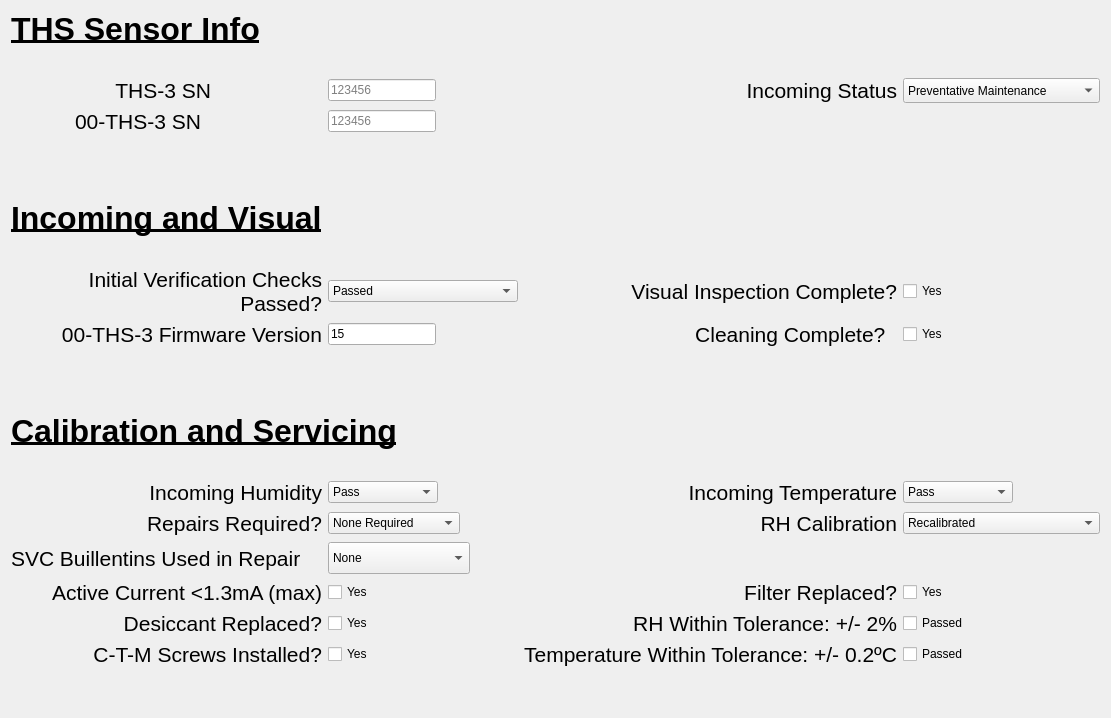
            <widget class="QWidget" name="THS_scroll_area_contents">
             <property name="geometry">
              <rect>
               <x>0</x>
               <y>0</y>
               <width>1012</width>
               <height>718</height>
              </rect>
             </property>
             <layout class="QGridLayout" name="gridLayout_15">
              <item row="13" column="2">
               <widget class="QLabel" name="label_193">
                <property name="font">
                 <font>
                  <pointsize>16</pointsize>
                 </font>
                </property>
                <property name="text">
                 <string>RH Calibration</string>
                </property>
                <property name="alignment">
                 <set>Qt::AlignRight|Qt::AlignTrailing|Qt::AlignVCenter</set>
                </property>
               </widget>
              </item>
              <item row="6" column="0">
               <spacer name="verticalSpacer_55">
                <property name="orientation">
                 <enum>Qt::Vertical</enum>
                </property>
                <property name="sizeHint" stdset="0">
                 <size>
                  <width>20</width>
                  <height>10</height>
                 </size>
                </property>
               </spacer>
              </item>
              <item row="3" column="1">
               <widget class="QLineEdit" name="ths_module_sn">
                <property name="sizePolicy">
                 <sizepolicy hsizetype="Fixed" vsizetype="Fixed">
                  <horstretch>0</horstretch>
                  <verstretch>0</verstretch>
                 </sizepolicy>
                </property>
                <property name="placeholderText">
                 <string>123456</string>
                </property>
               </widget>
              </item>
              <item row="2" column="1">
               <widget class="QLineEdit" name="ths_sn">
                <property name="sizePolicy">
                 <sizepolicy hsizetype="Fixed" vsizetype="Fixed">
                  <horstretch>0</horstretch>
                  <verstretch>0</verstretch>
                 </sizepolicy>
                </property>
                <property name="placeholderText">
                 <string>123456</string>
                </property>
               </widget>
              </item>
              <item row="15" column="1">
               <widget class="QCheckBox" name="ths_active_current">
                <property name="text">
                 <string>Yes</string>
                </property>
               </widget>
              </item>
              <item row="15" column="0">
               <widget class="QLabel" name="label_189">
                <property name="font">
                 <font>
                  <pointsize>16</pointsize>
                 </font>
                </property>
                <property name="text">
                 <string>Active Current &lt;1.3mA (max)</string>
                </property>
                <property name="alignment">
                 <set>Qt::AlignRight|Qt::AlignTrailing|Qt::AlignVCenter</set>
                </property>
               </widget>
              </item>
              <item row="12" column="3">
               <widget class="QComboBox" name="ths_incoming_temp">
                <property name="sizePolicy">
                 <sizepolicy hsizetype="Fixed" vsizetype="Fixed">
                  <horstretch>0</horstretch>
                  <verstretch>0</verstretch>
                 </sizepolicy>
                </property>
                <item>
                 <property name="text">
                  <string>Pass</string>
                 </property>
                </item>
                <item>
                 <property name="text">
                  <string>Fail</string>
                 </property>
                </item>
                <item>
                 <property name="text">
                  <string>Unable to Test</string>
                 </property>
                </item>
               </widget>
              </item>
              <item row="17" column="0">
               <widget class="QLabel" name="label_192">
                <property name="font">
                 <font>
                  <pointsize>16</pointsize>
                 </font>
                </property>
                <property name="text">
                 <string>C-T-M Screws Installed?</string>
                </property>
                <property name="alignment">
                 <set>Qt::AlignRight|Qt::AlignTrailing|Qt::AlignVCenter</set>
                </property>
               </widget>
              </item>
              <item row="13" column="0">
               <widget class="QLabel" name="label_194">
                <property name="font">
                 <font>
                  <pointsize>16</pointsize>
                 </font>
                </property>
                <property name="text">
                 <string>Repairs Required?</string>
                </property>
                <property name="alignment">
                 <set>Qt::AlignRight|Qt::AlignTrailing|Qt::AlignVCenter</set>
                </property>
               </widget>
              </item>
              <item row="9" column="0">
               <spacer name="verticalSpacer_59">
                <property name="orientation">
                 <enum>Qt::Vertical</enum>
                </property>
                <property name="sizeHint" stdset="0">
                 <size>
                  <width>20</width>
                  <height>60</height>
                 </size>
                </property>
               </spacer>
              </item>
              <item row="16" column="3">
               <widget class="QCheckBox" name="ths_rh_calibration_pass">
                <property name="text">
                 <string>Passed</string>
                </property>
               </widget>
              </item>
              <item row="5" column="0">
               <widget class="QLabel" name="label_195">
                <property name="font">
                 <font>
                  <pointsize>24</pointsize>
                  <bold>true</bold>
                  <underline>true</underline>
                 </font>
                </property>
                <property name="text">
                 <string>Incoming and Visual</string>
                </property>
               </widget>
              </item>
              <item row="0" column="0">
               <widget class="QLabel" name="label_197">
                <property name="font">
                 <font>
                  <pointsize>24</pointsize>
                  <bold>true</bold>
                  <underline>true</underline>
                 </font>
                </property>
                <property name="text">
                 <string>THS Sensor Info</string>
                </property>
               </widget>
              </item>
              <item row="2" column="2">
               <widget class="QLabel" name="label_198">
                <property name="font">
                 <font>
                  <pointsize>16</pointsize>
                 </font>
                </property>
                <property name="text">
                 <string>Incoming Status</string>
                </property>
                <property name="alignment">
                 <set>Qt::AlignRight|Qt::AlignTrailing|Qt::AlignVCenter</set>
                </property>
               </widget>
              </item>
              <item row="8" column="1">
               <widget class="QLineEdit" name="ths_module_fw">
                <property name="sizePolicy">
                 <sizepolicy hsizetype="Fixed" vsizetype="Fixed">
                  <horstretch>0</horstretch>
                  <verstretch>0</verstretch>
                 </sizepolicy>
                </property>
                <property name="text">
                 <string>15</string>
                </property>
               </widget>
              </item>
              <item row="3" column="0">
               <widget class="QLabel" name="label_2">
                <property name="sizePolicy">
                 <sizepolicy hsizetype="Preferred" vsizetype="Preferred">
                  <horstretch>0</horstretch>
                  <verstretch>0</verstretch>
                 </sizepolicy>
                </property>
                <property name="maximumSize">
                 <size>
                  <width>190</width>
                  <height>16777215</height>
                 </size>
                </property>
                <property name="font">
                 <font>
                  <pointsize>16</pointsize>
                 </font>
                </property>
                <property name="text">
                 <string>00-THS-3 SN</string>
                </property>
                <property name="alignment">
                 <set>Qt::AlignRight|Qt::AlignTrailing|Qt::AlignVCenter</set>
                </property>
               </widget>
              </item>
              <item row="13" column="1">
               <widget class="QComboBox" name="ths_repairs_required">
                <property name="sizePolicy">
                 <sizepolicy hsizetype="Fixed" vsizetype="Fixed">
                  <horstretch>0</horstretch>
                  <verstretch>0</verstretch>
                 </sizepolicy>
                </property>
                <item>
                 <property name="text">
                  <string>None Required</string>
                 </property>
                </item>
                <item>
                 <property name="text">
                  <string>Repairs Preformed</string>
                 </property>
                </item>
               </widget>
              </item>
              <item row="16" column="2">
               <widget class="QLabel" name="label_199">
                <property name="font">
                 <font>
                  <pointsize>16</pointsize>
                  <bold>false</bold>
                 </font>
                </property>
                <property name="text">
                 <string>RH Within Tolerance: +/- 2%</string>
                </property>
                <property name="alignment">
                 <set>Qt::AlignRight|Qt::AlignTrailing|Qt::AlignVCenter</set>
                </property>
               </widget>
              </item>
              <item row="17" column="3">
               <widget class="QCheckBox" name="ths_temp_calibration">
                <property name="text">
                 <string>Passed</string>
                </property>
               </widget>
              </item>
              <item row="18" column="0">
               <spacer name="verticalSpacer_54">
                <property name="orientation">
                 <enum>Qt::Vertical</enum>
                </property>
                <property name="sizeHint" stdset="0">
                 <size>
                  <width>20</width>
                  <height>40</height>
                 </size>
                </property>
               </spacer>
              </item>
              <item row="11" column="0">
               <spacer name="verticalSpacer_60">
                <property name="orientation">
                 <enum>Qt::Vertical</enum>
                </property>
                <property name="sizeHint" stdset="0">
                 <size>
                  <width>20</width>
                  <height>10</height>
                 </size>
                </property>
               </spacer>
              </item>
              <item row="14" column="1">
               <widget class="QComboBox" name="ths_builentins_used">
                <property name="sizePolicy">
                 <sizepolicy hsizetype="Fixed" vsizetype="Fixed">
                  <horstretch>0</horstretch>
                  <verstretch>0</verstretch>
                 </sizepolicy>
                </property>
                <property name="minimumSize">
                 <size>
                  <width>100</width>
                  <height>32</height>
                 </size>
                </property>
                <item>
                 <property name="text">
                  <string>None</string>
                 </property>
                </item>
                <item>
                 <property name="text">
                  <string>Yes- See Comments</string>
                 </property>
                </item>
               </widget>
              </item>
              <item row="7" column="3">
               <widget class="QCheckBox" name="ths_visual">
                <property name="text">
                 <string>Yes</string>
                </property>
               </widget>
              </item>
              <item row="16" column="1">
               <widget class="QCheckBox" name="ths_desiccant">
                <property name="text">
                 <string>Yes</string>
                </property>
               </widget>
              </item>
              <item row="17" column="2">
               <widget class="QLabel" name="label_200">
                <property name="font">
                 <font>
                  <pointsize>16</pointsize>
                 </font>
                </property>
                <property name="text">
                 <string>Temperature Within Tolerance: +/- 0.2ºC</string>
                </property>
                <property name="alignment">
                 <set>Qt::AlignRight|Qt::AlignTrailing|Qt::AlignVCenter</set>
                </property>
               </widget>
              </item>
              <item row="8" column="0">
               <widget class="QLabel" name="label_196">
                <property name="font">
                 <font>
                  <pointsize>16</pointsize>
                 </font>
                </property>
                <property name="text">
                 <string>00-THS-3 Firmware Version</string>
                </property>
                <property name="alignment">
                 <set>Qt::AlignRight|Qt::AlignTrailing|Qt::AlignVCenter</set>
                </property>
               </widget>
              </item>
              <item row="2" column="0">
               <widget class="QLabel" name="label">
                <property name="maximumSize">
                 <size>
                  <width>200</width>
                  <height>16777215</height>
                 </size>
                </property>
                <property name="font">
                 <font>
                  <pointsize>16</pointsize>
                 </font>
                </property>
                <property name="text">
                 <string>THS-3 SN</string>
                </property>
                <property name="alignment">
                 <set>Qt::AlignRight|Qt::AlignTrailing|Qt::AlignVCenter</set>
                </property>
               </widget>
              </item>
              <item row="12" column="0">
               <widget class="QLabel" name="label_201">
                <property name="font">
                 <font>
                  <pointsize>16</pointsize>
                 </font>
                </property>
                <property name="text">
                 <string>Incoming Humidity</string>
                </property>
                <property name="alignment">
                 <set>Qt::AlignRight|Qt::AlignTrailing|Qt::AlignVCenter</set>
                </property>
               </widget>
              </item>
              <item row="7" column="1">
               <widget class="QComboBox" name="ths_initial_verification">
                <property name="sizePolicy">
                 <sizepolicy hsizetype="Fixed" vsizetype="Fixed">
                  <horstretch>0</horstretch>
                  <verstretch>0</verstretch>
                 </sizepolicy>
                </property>
                <item>
                 <property name="text">
                  <string>Passed</string>
                 </property>
                </item>
                <item>
                 <property name="text">
                  <string>Failed - Explain in Comments</string>
                 </property>
                </item>
               </widget>
              </item>
              <item row="12" column="1">
               <widget class="QComboBox" name="ths_incoming_rh">
                <property name="sizePolicy">
                 <sizepolicy hsizetype="Fixed" vsizetype="Fixed">
                  <horstretch>0</horstretch>
                  <verstretch>0</verstretch>
                 </sizepolicy>
                </property>
                <item>
                 <property name="text">
                  <string>Pass</string>
                 </property>
                </item>
                <item>
                 <property name="text">
                  <string>Fail</string>
                 </property>
                </item>
                <item>
                 <property name="text">
                  <string>Unable to Test</string>
                 </property>
                </item>
               </widget>
              </item>
              <item row="8" column="2">
               <widget class="QLabel" name="label_190">
                <property name="font">
                 <font>
                  <pointsize>16</pointsize>
                 </font>
                </property>
                <property name="text">
                 <string>Cleaning Complete?  </string>
                </property>
                <property name="alignment">
                 <set>Qt::AlignRight|Qt::AlignTrailing|Qt::AlignVCenter</set>
                </property>
               </widget>
              </item>
              <item row="16" column="0">
               <widget class="QLabel" name="label_188">
                <property name="font">
                 <font>
                  <pointsize>16</pointsize>
                 </font>
                </property>
                <property name="text">
                 <string>Desiccant Replaced?</string>
                </property>
                <property name="alignment">
                 <set>Qt::AlignRight|Qt::AlignTrailing|Qt::AlignVCenter</set>
                </property>
               </widget>
              </item>
              <item row="15" column="3">
               <widget class="QCheckBox" name="ths_filter">
                <property name="text">
                 <string>Yes</string>
                </property>
               </widget>
              </item>
              <item row="14" column="0">
               <widget class="QLabel" name="label_186">
                <property name="font">
                 <font>
                  <pointsize>16</pointsize>
                 </font>
                </property>
                <property name="text">
                 <string>SVC Buillentins Used in Repair</string>
                </property>
               </widget>
              </item>
              <item row="12" column="2">
               <widget class="QLabel" name="label_191">
                <property name="font">
                 <font>
                  <pointsize>16</pointsize>
                 </font>
                </property>
                <property name="text">
                 <string>Incoming Temperature</string>
                </property>
                <property name="alignment">
                 <set>Qt::AlignRight|Qt::AlignTrailing|Qt::AlignVCenter</set>
                </property>
               </widget>
              </item>
              <item row="2" column="3">
               <widget class="QComboBox" name="ths_incoming_status">
                <property name="sizePolicy">
                 <sizepolicy hsizetype="Fixed" vsizetype="MinimumExpanding">
                  <horstretch>0</horstretch>
                  <verstretch>0</verstretch>
                 </sizepolicy>
                </property>
                <property name="maximumSize">
                 <size>
                  <width>500</width>
                  <height>16777215</height>
                 </size>
                </property>
                <property name="currentText">
                 <string>Preventative Maintenance</string>
                </property>
                <property name="currentIndex">
                 <number>0</number>
                </property>
                <item>
                 <property name="text">
                  <string>Preventative Maintenance</string>
                 </property>
                </item>
                <item>
                 <property name="text">
                  <string>Corrective Maintenance</string>
                 </property>
                </item>
                <item>
                 <property name="text">
                  <string>Upgrade/Mod.</string>
                 </property>
                </item>
                <item>
                 <property name="text">
                  <string>Other (Desc. in Comments)</string>
                 </property>
                </item>
               </widget>
              </item>
              <item row="1" column="0">
               <spacer name="verticalSpacer_57">
                <property name="orientation">
                 <enum>Qt::Vertical</enum>
                </property>
                <property name="sizeHint" stdset="0">
                 <size>
                  <width>20</width>
                  <height>10</height>
                 </size>
                </property>
               </spacer>
              </item>
              <item row="4" column="0">
               <spacer name="verticalSpacer_56">
                <property name="orientation">
                 <enum>Qt::Vertical</enum>
                </property>
                <property name="sizeHint" stdset="0">
                 <size>
                  <width>20</width>
                  <height>60</height>
                 </size>
                </property>
               </spacer>
              </item>
              <item row="7" column="0">
               <widget class="QLabel" name="label_187">
                <property name="font">
                 <font>
                  <pointsize>16</pointsize>
                 </font>
                </property>
                <property name="text">
                 <string>Initial Verification Checks Passed?</string>
                </property>
                <property name="alignment">
                 <set>Qt::AlignRight|Qt::AlignTrailing|Qt::AlignVCenter</set>
                </property>
                <property name="wordWrap">
                 <bool>true</bool>
                </property>
               </widget>
              </item>
              <item row="7" column="2">
               <widget class="QLabel" name="label_203">
                <property name="font">
                 <font>
                  <pointsize>16</pointsize>
                 </font>
                </property>
                <property name="text">
                 <string>Visual Inspection Complete?</string>
                </property>
                <property name="alignment">
                 <set>Qt::AlignRight|Qt::AlignTrailing|Qt::AlignVCenter</set>
                </property>
               </widget>
              </item>
              <item row="8" column="3">
               <widget class="QCheckBox" name="ths_cleaning">
                <property name="text">
                 <string>Yes</string>
                </property>
               </widget>
              </item>
              <item row="15" column="2">
               <widget class="QLabel" name="label_202">
                <property name="font">
                 <font>
                  <pointsize>16</pointsize>
                 </font>
                </property>
                <property name="text">
                 <string>Filter Replaced?</string>
                </property>
                <property name="alignment">
                 <set>Qt::AlignRight|Qt::AlignTrailing|Qt::AlignVCenter</set>
                </property>
               </widget>
              </item>
              <item row="13" column="3">
               <widget class="QComboBox" name="ths_rh_calibration">
                <property name="sizePolicy">
                 <sizepolicy hsizetype="Preferred" vsizetype="Fixed">
                  <horstretch>0</horstretch>
                  <verstretch>0</verstretch>
                 </sizepolicy>
                </property>
                <item>
                 <property name="text">
                  <string>Recalibrated</string>
                 </property>
                </item>
                <item>
                 <property name="text">
                  <string>Not Required</string>
                 </property>
                </item>
                <item>
                 <property name="text">
                  <string>Wafer Replaced - Recalibrated</string>
                 </property>
                </item>
               </widget>
              </item>
              <item row="17" column="1">
               <widget class="QCheckBox" name="ths_ctm">
                <property name="text">
                 <string>Yes</string>
                </property>
               </widget>
              </item>
              <item row="10" column="0" colspan="2">
               <widget class="QLabel" name="label_185">
                <property name="font">
                 <font>
                  <pointsize>24</pointsize>
                  <bold>true</bold>
                  <underline>true</underline>
                 </font>
                </property>
                <property name="text">
                 <string>Calibration and Servicing</string>
                </property>
               </widget>
              </item>
             </layout>
            </widget>
